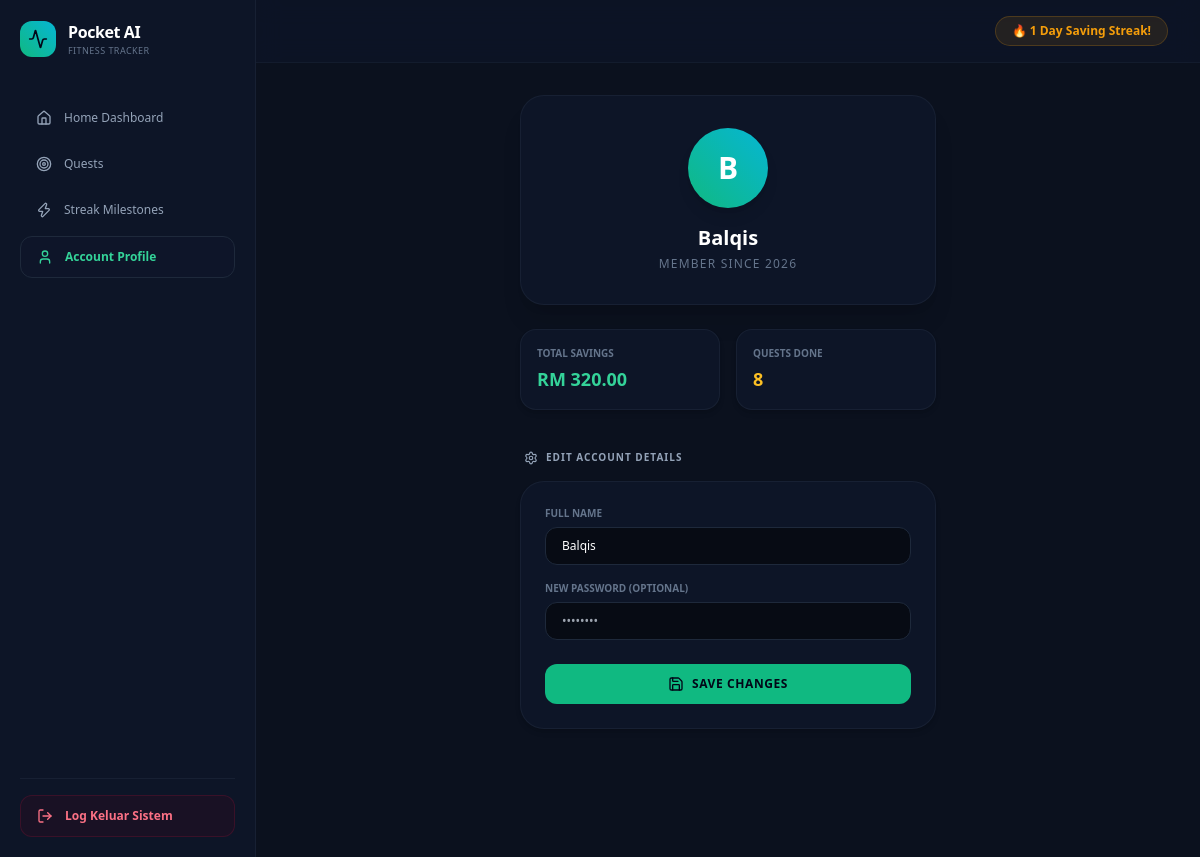
Page /frontend/profile.php (signed in) on the committed database.
### tables this page shows
CREATE TABLE `financials` (
  `id` int(11) NOT NULL,
  `user_id` int(11) NOT NULL,
  `monthly_allowance` decimal(10,2) NOT NULL DEFAULT 0.00,
  `current_balance` decimal(10,2) NOT NULL DEFAULT 0.00,
  `savings_amount` decimal(10,2) NOT NULL DEFAULT 0.00,
  `spending_amount` decimal(10,2) NOT NULL DEFAULT 0.00,
  `bills_amount` decimal(10,2) NOT NULL DEFAULT 0.00,
  `streak_count` int(11) NOT NULL DEFAULT 1,
  `total_wins` int(11) DEFAULT 0,
  `xp` int(11) NOT NULL DEFAULT 10,
  `last_streak_date` varchar(50) DEFAULT ''
);

CREATE TABLE `users` (
  `id` int(11) NOT NULL,
  `fullname` varchar(100) NOT NULL,
  `email` varchar(100) NOT NULL,
  `password` varchar(255) NOT NULL,
  `created_at` timestamp NOT NULL DEFAULT current_timestamp()
);

### frontend/profile.php (the view, shortened to what this page needs)
<?php
require_once 'db.php';
$userId = $_SESSION['user_id'];
$stmt = $conn->prepare("SELECT * FROM users WHERE id = :uid");
$stmt->execute([':uid' => $userId]);
$user = $stmt->fetch(PDO::FETCH_ASSOC);
$username = $user ? $user['fullname'] : 'User';
$stmtFin = $conn->prepare("SELECT * FROM financials WHERE user_id = :uid");
$stmtFin->execute([':uid' => $userId]);
$fin = $stmtFin->fetch(PDO::FETCH_ASSOC);
$streakCount = $fin ? intval($fin['streak_count']) : 0;
$totalWins   = $fin ? intval($fin['total_wins'] ?? 0) : 0;
$balance     = $fin ? floatval($fin['current_balance']) : 0.00;
?>
<!DOCTYPE html>
<html lang="en">
<head>
  <script src="https://cdn.tailwindcss.com"></script>
</head>
<body class="bg-[#0b111e] text-slate-100 font-sans min-h-screen flex overflow-x-hidden">
  <aside id="sidebar" class="fixed inset-y-0 left-0 z-50 w-64 bg-[#0d1527] border-r border-slate-800/60 p-5 transform -translate-x-full lg:translate-x-0 lg:static lg:flex lg:flex-col justify-between transition-transform duration-300 ease-in-out shrink-0">
    <div class="space-y-6">
      <div class="flex items-center justify-between">
        <div class="flex items-center gap-3">
          <div class="bg-gradient-to-tr from-emerald-500 to-cyan-500 p-2 rounded-xl text-slate-950 font-black tracking-tighter">
            <i data-lucide="activity" class="w-5 h-5"></i>
          </div>
          <div>
            <h1 class="text-base font-black tracking-tight text-white">Pocket AI</h1>
            <p class="text-[9px] text-slate-500 font-medium uppercase tracking-wider">Fitness Tracker</p>
          </div>
        </div>
      </div>
      <nav class="space-y-1.5 pt-4">
        <a href="index.php" class="flex items-center gap-3 px-4 py-3 text-slate-400 hover:bg-slate-900/40 hover:text-slate-200 font-medium text-xs rounded-xl transition-all">
          <i data-lucide="home" class="w-4 h-4"></i> Home Dashboard
        </a>
        <a href="quests.php" class="flex items-center gap-3 px-4 py-3 text-slate-400 hover:bg-slate-900/40 hover:text-slate-200 font-medium text-xs rounded-xl transition-all">
          <i data-lucide="target" class="w-4 h-4"></i> Quests
        </a>
        <a href="streaks.php" class="flex items-center gap-3 px-4 py-3 text-slate-400 hover:bg-slate-900/40 hover:text-slate-200 font-medium text-xs rounded-xl transition-all">
          <i data-lucide="zap" class="w-4 h-4"></i> Streak Milestones
        </a>
        <a href="profile.php" class="flex items-center gap-3 px-4 py-3 bg-slate-900/60 border border-slate-800 text-emerald-400 font-bold text-xs rounded-xl transition-all">
          <i data-lucide="user" class="w-4 h-4"></i> Account Profile
        </a>
      </nav>
    </div>
    <div class="pt-4 border-t border-slate-800/60">
      <a href="logout.php" class="flex items-center gap-3 px-4 py-3 w-full bg-rose-950/20 border border-rose-900/30 hover:bg-rose-950/40 text-rose-400 font-bold text-xs rounded-xl transition-colors">
        <i data-lucide="log-out" class="w-4 h-4"></i> Log Keluar Sistem
      </a>
    </div>
  </aside>
  <main class="flex-1 min-w-0 flex flex-col min-h-screen pb-32">
    <header class="bg-[#0d1527]/80 backdrop-blur-md px-4 md:px-8 py-4 border-b border-slate-800/40 flex justify-between items-center sticky top-0 z-30">
      <div class="bg-amber-500/10 border border-amber-500/20 px-4 py-1.5 rounded-full flex items-center gap-1.5">
        <span class="text-xs text-amber-500 font-bold">🔥 <?php echo $streakCount; ?> Day Saving Streak!</span>
      </div>
    </header>
    <div class="max-w-md w-full mx-auto px-4 pt-8 space-y-6">
        <div class="bg-[#0d1527] border border-slate-800/60 p-8 rounded-3xl text-center space-y-4 shadow-xl">
            <div class="w-20 h-20 bg-gradient-to-tr from-emerald-500 to-cyan-500 rounded-full mx-auto flex items-center justify-center text-3xl font-black text-white shadow-lg">
                <?php echo strtoupper(substr($username, 0, 1)); ?>
            </div>
            <div>
                <h2 class="text-xl font-black text-white"><?php echo htmlspecialchars($username); ?></h2>
                <p class="text-xs text-slate-500 font-medium uppercase tracking-widest mt-1">Member Since 2026</p>
            </div>
        </div>
        <div class="grid grid-cols-2 gap-4">
            <div class="bg-[#0d1527] border border-slate-800/60 p-4 rounded-2xl shadow-md">
                <p class="text-[10px] uppercase text-slate-500 font-bold">Total Savings</p>
                <p class="text-lg font-black text-emerald-400 mt-1">RM <?php echo number_format($balance, 2); ?></p>
            </div>
            <div class="bg-[#0d1527] border border-slate-800/60 p-4 rounded-2xl shadow-md">
                <p class="text-[10px] uppercase text-slate-500 font-bold">Quests Done</p>
                <p class="text-lg font-black text-amber-400 mt-1"><?php echo $totalWins; ?></p>
            </div>
        </div>
        <div class="space-y-4 pt-4">
            <h3 class="text-[10px] font-bold text-slate-400 uppercase tracking-widest px-1 flex items-center gap-2">
                <i data-lucide="settings" class="w-3.5 h-3.5"></i> Edit Account Details
            </h3>
            <form action="update_profile.php" method="POST" class="bg-[#0d1527] border border-slate-800/60 p-6 rounded-3xl space-y-4 shadow-md">
                <div>
                    <label class="block text-[10px] uppercase font-bold text-slate-500 mb-1.5">Full Name</label>
                    <input type="text" name="fullname" value="<?php echo htmlspecialchars($username); ?>"
                           class="w-full bg-[#070b14] border border-slate-800 rounded-xl px-4 py-2.5 text-xs text-white focus:border-emerald-500 outline-none transition-all">
                </div>
                <div>
                    <label class="block text-[10px] uppercase font-bold text-slate-500 mb-1.5">New Password (Optional)</label>
                    <input type="password" name="password" placeholder="••••••••"
                           class="w-full bg-[#070b14] border border-slate-800 rounded-xl px-4 py-2.5 text-xs text-white focus:border-emerald-500 outline-none transition-all">
                </div>
                <div class="pt-2">
                    <button type="submit" class="w-full flex items-center justify-center gap-2 bg-emerald-500 hover:bg-emerald-400 text-slate-950 font-black text-xs py-3 rounded-xl transition-all active:scale-95 uppercase tracking-wider">
                        <i data-lucide="save" class="w-4 h-4"></i> Save Changes
                    </button>
                </div>
            </form>
        </div>
    </div>
  </main>
</body>
</html>

### rows in the picture
financials: streak_count "1", current_balance "320.00", total_wins "8"
users: fullname "B", fullname "Balqis"
